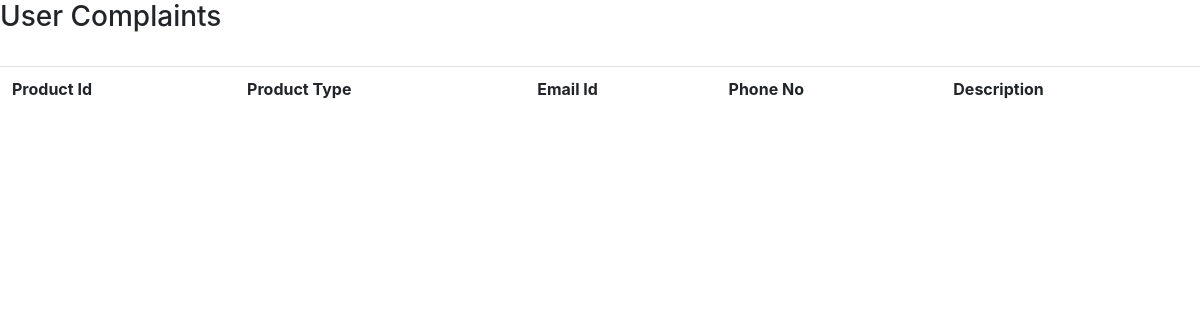
/check_request/, run on an earlier commit of the app's database.
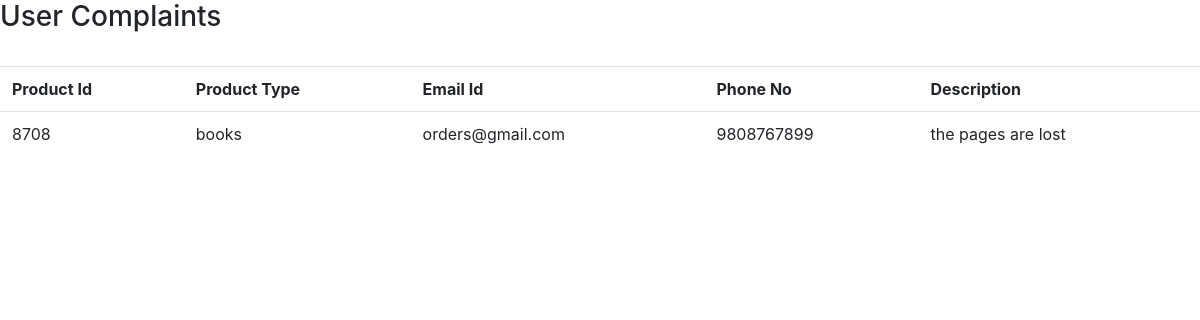
And on a later commit of the database.
### orders/models.py (models this page shows)
class ReturnOrder(models.Model):
    product_id = models.CharField(max_length=50)
    product_type = models.CharField(max_length=50)
    user_email = models.EmailField(max_length=250)
    phone_no = models.CharField(max_length=10)
    description = models.TextField()

### orders/views.py (the view)
# urls.py: url(r'check_request/',checkRequests)
def checkRequests(request):
    data = ReturnOrder.objects.all()
    print('all the database data :',data)
    return render(request, 'orders/check_requests.html',{'data':data})

### templates/orders/check_requests.html (shortened to what this page needs)
<html>
    <head>
        <link rel="stylesheet" href="https://maxcdn.bootstrapcdn.com/bootstrap/4.4.1/css/bootstrap.min.css">
    </head>
    <body>
        <h3> User Complaints </h3>
        <br>
        <table class="table">
            <tr>
                <th> Product Id </th>
                <th> Product Type </th>
                <th> Email Id </th>
                <th> Phone No </th>
                <th> Description </th>
            </tr>
            {% for i in data %}
            <tr>
                <td> {{i.product_id}} </td>
                <td> {{i.product_type}} </td>
                <td> {{i.user_email}} </td>
                <td> {{i.phone_no}} </td>
                <td> {{i.description}} </td>
            </tr>
            {% endfor %}
        </table>
    </body>
</html>

What changed in the data, as far as the page shows it:
added ReturnOrder: product_id "8708", product_type "books", user_email "orders@gmail.com", phone_no "9808767899", description "the pages are lost"
